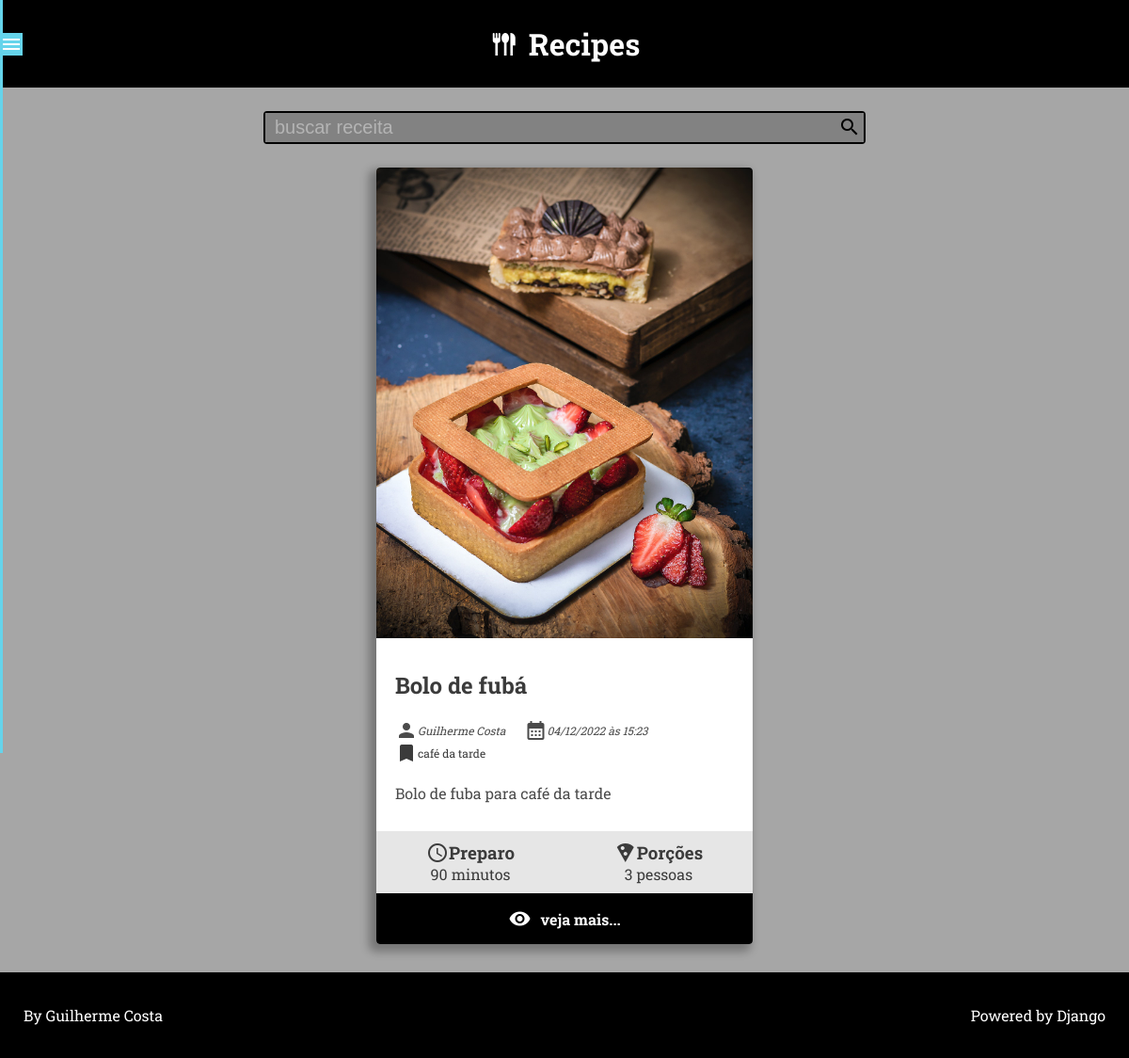
Page /recipe/category/4/ on the committed database.
### recipes/models.py (models this page shows, shortened)
class Recipe(models.Model):
    title = models.CharField(max_length=65,)
    description = models.CharField(max_length=165,)
    slug = models.SlugField(max_length=65, unique=True)
    preparation_time = models.IntegerField()
    preparation_time_unit = models.CharField(max_length=165,)
    servings = models.IntegerField()
    servings_unit = models.CharField(max_length=65,)
    preparation_steps = models.TextField()
    preparation_steps_is_html = models.BooleanField(default=False)
    created_at = models.DateTimeField(auto_now_add=True)
    updated_at = models.DateTimeField(auto_now=True)
    is_published = models.BooleanField(default=False)
    cover = models.ImageField(upload_to='recipes/covers/%Y/%m/%d/',
                              blank=True,
                              default='',
                              )
    category = models.ForeignKey(Category,
                                 on_delete=models.SET_NULL,
                                 null=True,
                                 blank=True,
                                 default=None,
                                 )
    author = models.ForeignKey(User,
                               on_delete=models.SET_NULL,
                               null=True,
                               blank=True,
                               default=None,
                               )

class Category(models.Model):
    name = models.CharField(max_length=65,
                            verbose_name='Nome',
                            )

### recipes/views.py (the view)
# urls.py: path('recipe/category/<int:id>/', views.category, name='category'),
def category(request, id) -> render:
    recipe: list = get_list_or_404(Recipe.objects.filter(category__id=id,
                                                         is_published=True,
                                                         ).order_by('-id'))
    return render(request, 'recipes/pages/category.html', context={
        'recipes': recipe,
        'title': f"{recipe[0].category.name} - Category",
    })

### recipes/templates/recipes/pages/category.html (shortened to what this page needs)
{% extends 'global/base.html' %}
{% block content %}
<div class="main-content main-content-list">
    {% for recipe in recipes %}
        {% include "recipes/partials/recipe.html" %}
    {% endfor %}
</div>
{% endblock content %}

### recipes/templates/recipes/partials/recipe.html
<div class="card-container">
    {% include 'recipes/partials/_details-recipe.html' %}
</div>

### recipes/templates/recipes/partials/_details-recipe.html (shortened to what this page needs)
{% if recipe.cover %}
    <a href="{% url 'recipes:recipe' recipe.id %}">
        <img class="card-image" src="{{ recipe.cover.url }}" alt="temp image">
    </a>
{% endif %}
<section class="box-card-info">
    <a href="{% url 'recipes:recipe' recipe.id %}">
        <h2 class="card-title">{{ recipe.title }}</h2>
    </a>
    <div class="card-details">
        {% if recipe.author is not None %}
            <div>
                <span class="material-icons card-user-icon">person</span>
                {% if recipe.author.first_name %}
                    <span class="card-username">{{ recipe.author.first_name }} {{recipe.author.last_name}}</span>
                {% else %}
                    <span class="card-username">{{ recipe.author.username }}</span>
                {% endif %}
            </div>
        {% endif %}
        <div>
            <span class="material-icons card-calendar-icon">&#xebcc</span>
            <span class="card-date">{{ recipe.created_at|date:"d/m/Y" }} às {{ recipe.created_at|date:"H:i" }}</span>
        </div>
        {% if recipe.category.id %}
            <div>
                <a href="{% url 'recipes:category' recipe.category.id %}" class="flex-details">
                    <span class="material-icons">bookmark</span>
                    <span class="card-group">{{ recipe.category.name }}</span>
                </a>
            </div>
        {% endif %}
        <div class="prev-text-card">
            <p>{{ recipe.description }}</p>
        </div>
    </div>
</section>
<section class="box-card-preparation">
    <div class="card-time-preparation">
        <h3><span class="material-icons">&#xe8b5</span>Preparo</h3>
        <p>{{ recipe.preparation_time }} {{ recipe.preparation_time_unit }}</p>
    </div>
    <div class="card-portion">
        <h3><span class="material-icons">&#xe552</span>Porções</h3>
        <p>{{ recipe.servings }} {{ recipe.servings_unit }}</p>
    </div>
</section>
{% if recipe_details is not True %}
    <footer class="card-footer">
        <div class="card-footer-details">
            <a href="{% url 'recipes:recipe' recipe.id %}">
                <span class="material-icons">&#xe8f4</span>
                <h4>veja mais...</h4>
            </a>
        </div>
    </footer>
{% endif %}

### recipes/static/recipes/css/style.css (style rules this page uses)
:root { --default-font: 'Roboto Slab', serif; --bg-header-footer: black; --text-header-footer: white; --bg-menu: #65D4EB; --bg-content: #A6A6A6; --bg-input-search: #828282; --bg-card-details: #E6E6E6; --text-white: white; --text-card: #3b3b3b; --text-card-details: #4b4b4b; }
* { margin: 0; padding: 0; box-sizing: border-box; }
html { height: 100%; }
body { font-family: var(--default-font); background-color: var(--bg-content); height: 100%; display: flex; flex-direction: column; justify-content: space-between; }
.main-content { padding: 0 2%; display: flex; flex-flow: row wrap; justify-content: center; align-items: flex-start; gap: 20px; }
.card-container { width: 100%; max-width: 400px; background-color: white; box-shadow: -5px 5px 10px 3px rgba(0, 0, 0, 0.295); border-radius: 4px; overflow: hidden; transition: all 300ms ease; }
.card-image { width: 100%; }
.box-card-info { padding: 30px 20px; }
.box-card-info a { text-decoration: none; font-style: normal; color: var(--text-card); }
.card-title { padding-bottom: 20px; }
.card-details { font-size: 12px; font-style: italic; color: var(--text-card-details); display: flex; justify-content: flex-start; align-items: center; flex-flow: wrap; }
.card-details > .prev-text-card { width: 100%; margin-top: 20px; font-size: 16px; font-style: normal; }
.card-details > div { display: flex; align-items: center; margin-right: 20px; }
.flex-details { display: flex; align-items: center; }
.card-group { cursor: pointer; }
.box-card-preparation { display: flex; justify-content: space-around; align-items: center; flex-wrap: wrap; background-color: var(--bg-card-details); padding: 10px 0; }
.box-card-preparation div { text-align: center; color: var(--text-card); }
.box-card-preparation h3 { display: flex; align-items: center; }
.card-footer { background-color: black; padding: 15px 0; }
.card-footer-details a { display: flex; align-items: center; justify-content: center; text-decoration: none; color: white; }
.card-footer-details span { padding-right: 10px; }

### rows in the picture
Recipe: cover (picture), title "Bolo de fubá", author.first_name "Guilherme", author.last_name "Costa", created_at "04/12/2022", created_at "15:23", category.name "café da tarde", description "Bolo de fuba para café da tarde", preparation_time "90", preparation_time_unit "minutos", servings "3", servings_unit "pessoas"
